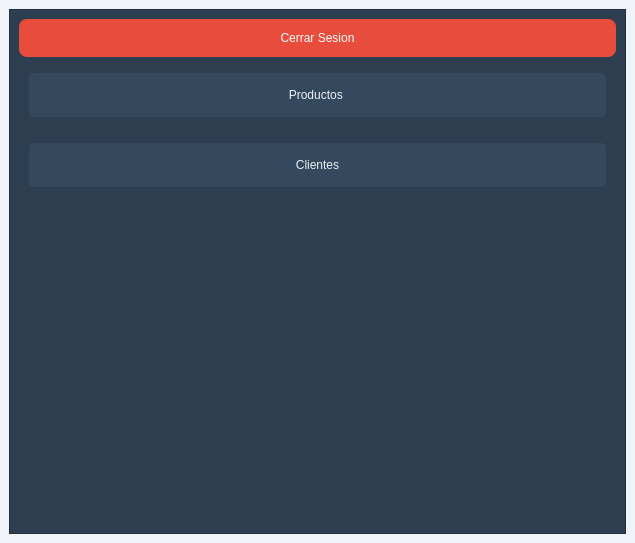
<?xml version="1.0" encoding="UTF-8"?>
<ui version="4.0">
 <class>MainWindow</class>
 <widget class="QMainWindow" name="MainWindow">
  <property name="geometry">
   <rect>
    <x>0</x>
    <y>0</y>
    <width>635</width>
    <height>543</height>
   </rect>
  </property>
  <property name="windowTitle">
   <string>MainWindow</string>
  </property>
  <property name="styleSheet">
   <string notr="true">/* ui_main_menu.ui - Aplicar a QMainWindow de nivel superior */

QMainWindow {
    background-color: #f0f4f8; /* Fondo general claro */
    color: #333;
}

/* --- Marco de Botones (Fondo Oscuro para los botones de navegación) --- */
/* Aplica esto al contenedor que agrupa boton_productos, boton_clientes, etc. */
QFrame {
    background-color: #2c3e50; 
}

/* --- Botones Principales de Navegación (Productos, Clientes) --- */
#boton_productos, #boton_clientes {
    background-color: #34495e; /* Gris más oscuro */
    color: #ecf0f1;
    font: bold 14pt &quot;Arial&quot;;
    border: none;
    border-radius: 5px;
    padding: 15px 20px;
    margin: 10px;
}
#boton_productos:hover, #boton_clientes:hover {
    background-color: #2ecc71; /* Verde Esmeralda al pasar el ratón */
}

/* --- Botón Cerrar Sesión --- */
#boton_cerrar_sesion {
    background-color: #e74c3c; /* Rojo (Peligro) */
    color: white;
    font: bold 14pt &quot;Arial&quot;;
    border: none;
    border-radius: 8px;
    padding: 12px;
}
#boton_cerrar_sesion:hover {
    background-color: #c0392b; 
}</string>
  </property>
  <widget class="QWidget" name="centralwidget">
   <layout class="QVBoxLayout" name="verticalLayout">
    <item>
     <widget class="QFrame" name="frame">
      <property name="frameShape">
       <enum>QFrame::StyledPanel</enum>
      </property>
      <property name="frameShadow">
       <enum>QFrame::Raised</enum>
      </property>
      <layout class="QVBoxLayout" name="verticalLayout_2">
       <item>
        <widget class="QPushButton" name="boton_cerrar_sesion">
         <property name="text">
          <string>Cerrar Sesion</string>
         </property>
        </widget>
       </item>
       <item>
        <widget class="QPushButton" name="boton_productos">
         <property name="text">
          <string>Productos </string>
         </property>
        </widget>
       </item>
       <item>
        <widget class="QPushButton" name="boton_clientes">
         <property name="text">
          <string>Clientes</string>
         </property>
        </widget>
       </item>
       <item>
        <spacer name="verticalSpacer">
         <property name="orientation">
          <enum>Qt::Vertical</enum>
         </property>
         <property name="sizeHint" stdset="0">
          <size>
           <width>20</width>
           <height>40</height>
          </size>
         </property>
        </spacer>
       </item>
      </layout>
     </widget>
    </item>
   </layout>
  </widget>
  <action name="actionProductos">
   <property name="text">
    <string>Productos</string>
   </property>
  </action>
  <action name="actionClientes">
   <property name="text">
    <string>Clientes</string>
   </property>
  </action>
  <action name="actionCerrar_Sesion">
   <property name="text">
    <string>Cerrar Sesion</string>
   </property>
  </action>
 </widget>
 <resources/>
 <connections/>
</ui>
